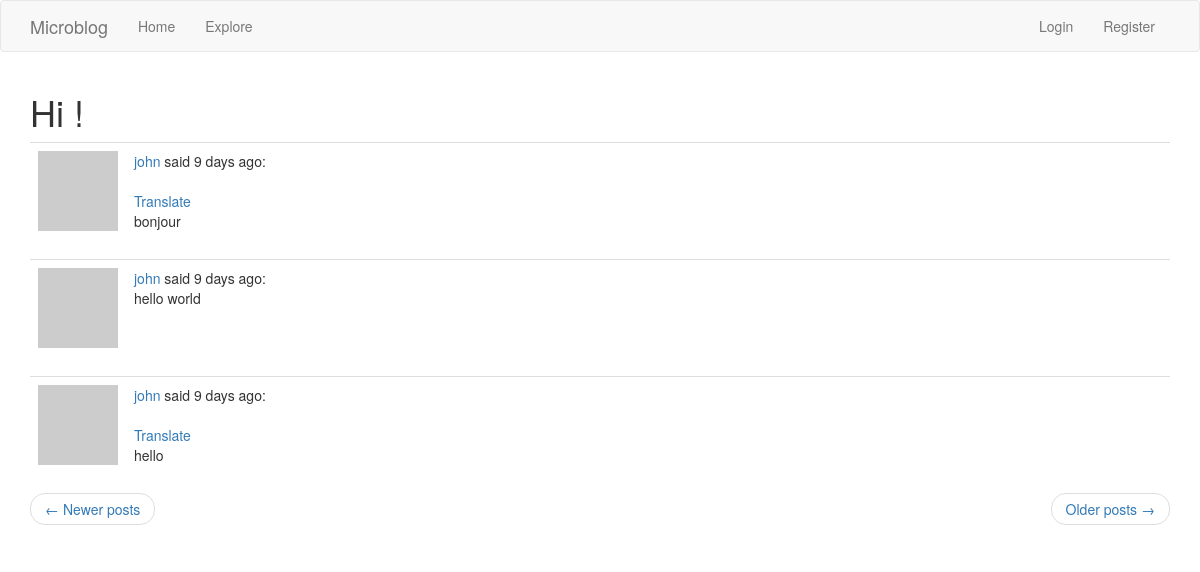
/explore?page=2, run on the app's committed database.
### app/models.py (models this page shows, shortened)
class Post(db.Model):
    id = db.Column(db.Integer, primary_key=True)
    body = db.Column(db.String(140))
    timestamp = db.Column(db.DateTime, index=True, default=datetime.utcnow)
    language = db.Column(db.String(5))
    user_id = db.Column(db.Integer, db.ForeignKey('user.id'))

### app/main/routes.py (the view)
@bp.route('/explore')
def explore():
    page = request.args.get('page', 1, type=int)
    posts = Post.query.order_by(Post.timestamp.desc()).paginate(
        page, current_app.config['POSTS_PER_PAGE'], False)
    next_url = url_for('main.explore', page=posts.next_num) \
        if posts.has_next else None
    prev_url = url_for('main.explore', page=posts.prev_num) \
        if posts.has_prev else None
    return render_template('index.html', title='Explore', posts=posts.items, next_url=next_url, prev_url=prev_url)

### app/main/routes.py (called while the page is built)
@bp.before_request
def before_request():
    g.locale = str(get_locale())
    if current_user.is_authenticated:
        current_user.last_seen = datetime.utcnow()
        db.session.commit()

### app/models.py (called while the page is built)
    def avatar(self, size):
        digest = md5(self.email.lower().encode('utf-8')).hexdigest()
        return 'https://www.gravatar.com/avatar/{}?d=identicon&s={}'.format(
            digest, size)

### app/templates/index.html (shortened to what this page needs)
{% extends "base.html" %}
{% import 'bootstrap/wtf.html' as wtf %}
{% block app_content %}
    <h1>Hi{% if not current_user.is_anonymous %}, {{ current_user.username }}{% endif %} !</h1>
    {% for post in posts %}
    {% include '_post.html' %}
    {% endfor %}
    <nav aria-label="...">
        <ul class="pager">
            <li class="previous{% if not prev_url %} disabled{% endif %}">
                <a href="{{ prev_url or '#' }}">
                    <span aria-hidden="true">&larr;</span> Newer posts
                </a>
            </li>
            <li class="next{% if not next_url %} disabled{% endif %}">
                <a href="{{ next_url or '#' }}">
                    Older posts <span aria-hidden="true">&rarr;</span>
                </a>
            </li>
        </ul>
    </nav>
{% endblock %}

### app/templates/_post.html (shortened to what this page needs)
<table class="table table-hover">
    <tr>
        <td width="70px">
            <a href="{{ url_for('main.user', username=post.author.username) }}">
                <img src="{{ post.author.avatar(70) }}" />
            </a>
        </td>
        <td>
            {{ _('%(username)s said %(when)s', username=user_link, when=moment(post.timestamp).fromNow()) }}:
                {% if post.language and post.language != g.locale %}
                <br><br>
                <span id="translation{{ post.id }}">
                    <a href="javascript:translate(
                                '#post{{ post.id }}',
                                '#translation{{ post.id }}',
                                '{{ g.locale }}');">{{ _('Translate') }}</a>
                </span>
                {% endif %}
            <br>
            <span id="post{{ post.id }}">{{ post.body }}</span>
        </td>
    </tr>
</table>

### data on the page
Post: body "bonjour"
Post: body "hello world"
Post: body "hello"
